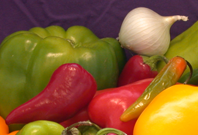
%> input picture 5th sem/image processing lab/college/onion.png, 198 x 135 px
$ octave day5p1.m   (GNU Octave 9; MATLAB toolbox functions it lacks are replaced by stand-ins)
%> lines starting %> are read from the running program, lines starting %| are printed output that depends on the picture
% Scaling (Resize)
I=imread('onion.png');
%> I is the input picture: size 135x198x3 uint8; mean R, G, B 137.3, 92.8, 45.3
subplot(2,2,1); subimage(I); title('Original Image');
s=input('Enter Scaling Factor');
%> the answer given: 2
j=imresize(I,s); subplot(2,2,2); subimage(j);
title('Scaled Image');

% Rotation
K=imrotate(j,60);
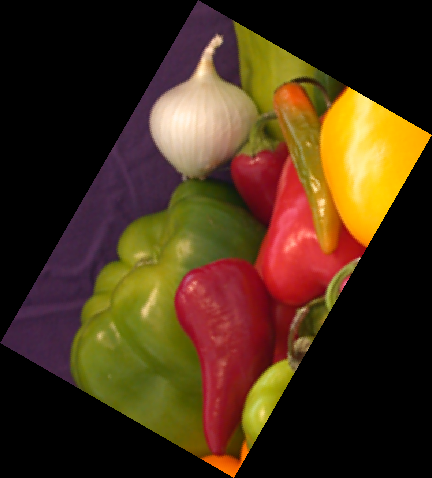
%> K: size 478x432x3 uint8; mean R, G, B 71.1, 48, 23.4
subplot(2,2,3); imshow(K); title('Rotated Image 60deg');
R=imrotate(j,45);
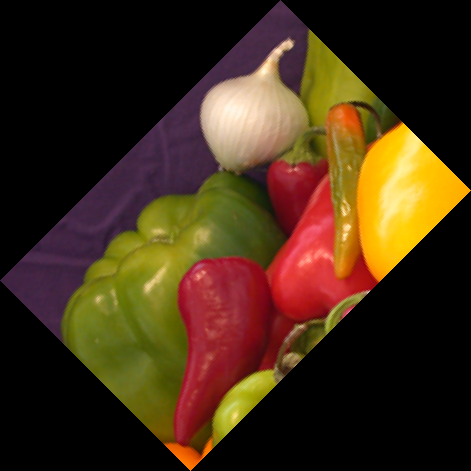
%> R: size 471x471x3 uint8; mean R, G, B 66.2, 44.7, 21.8
subplot(2,2,4); imshow(R); title('Rotated Image 45deg');

%Display the color image and its Resized images by different methods

%Display the color image
%> (the run ends here)

$ run again, with 5th sem/image processing lab/college/image.jpeg saved as 5th sem/image processing lab/college/onion.png
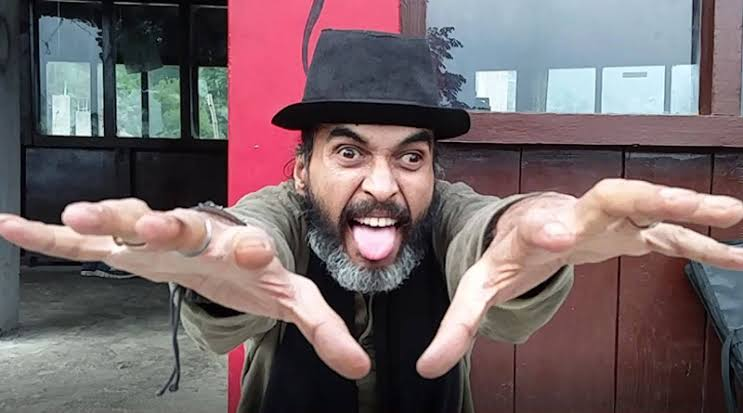
%> input picture 5th sem/image processing lab/college/image.jpeg, 743 x 413 px
%> I is the input picture: size 413x743x3 uint8; mean R, G, B 116.6, 101.1, 103.9
%> `R=imrotate(j,45);`:
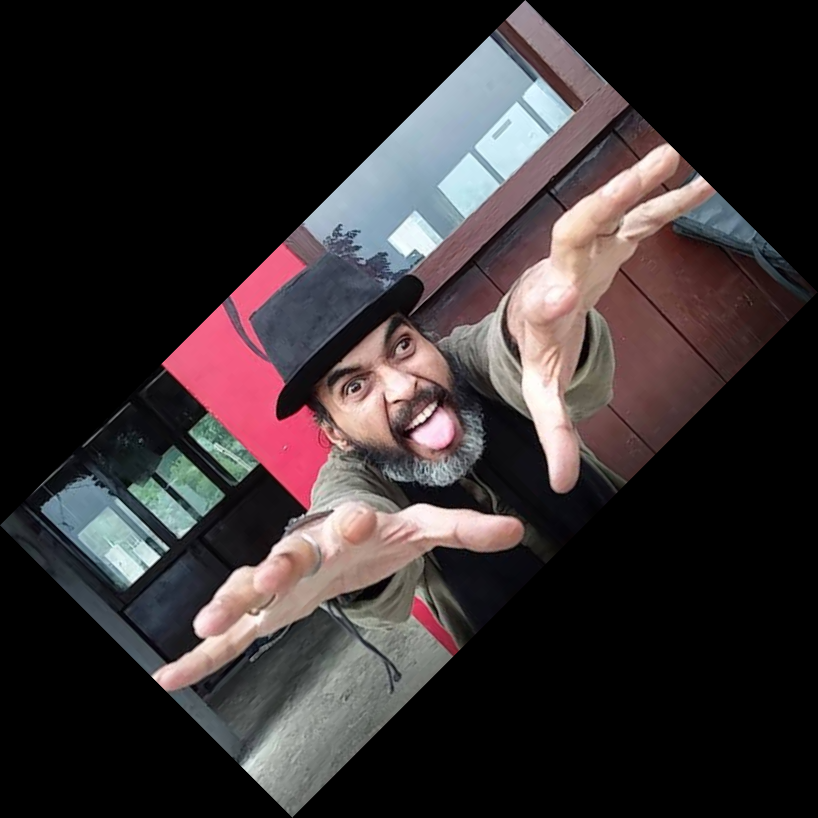
%> R: size 1635x1635x3 uint8 (shown at 1/2 size); mean R, G, B 53.6, 46.5, 47.7
%> `title('Rotated Image 45deg')`:
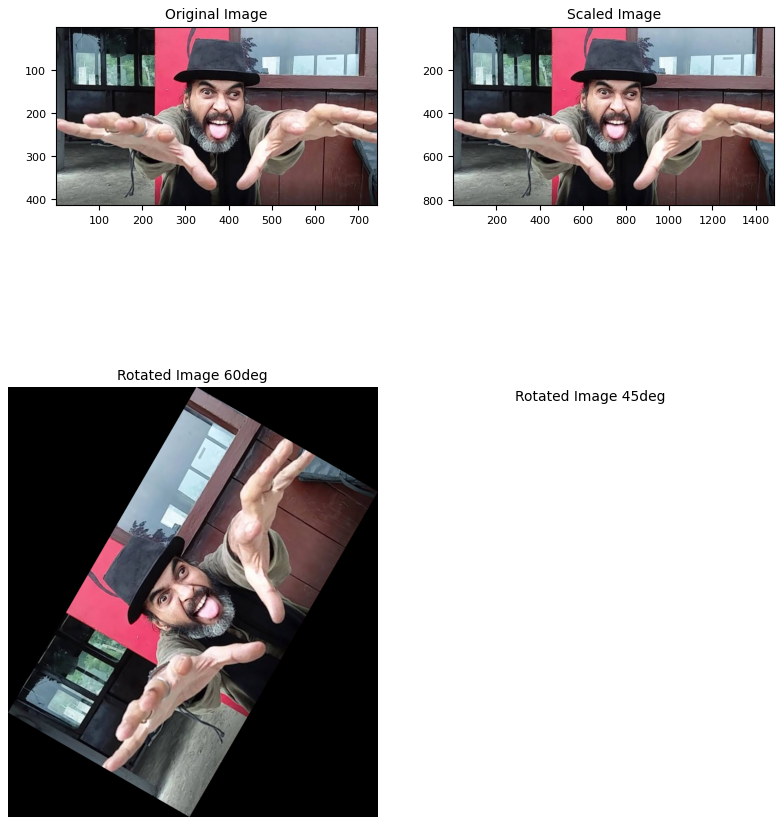
%> figure redrawn from the program's plot data, 4 panels
